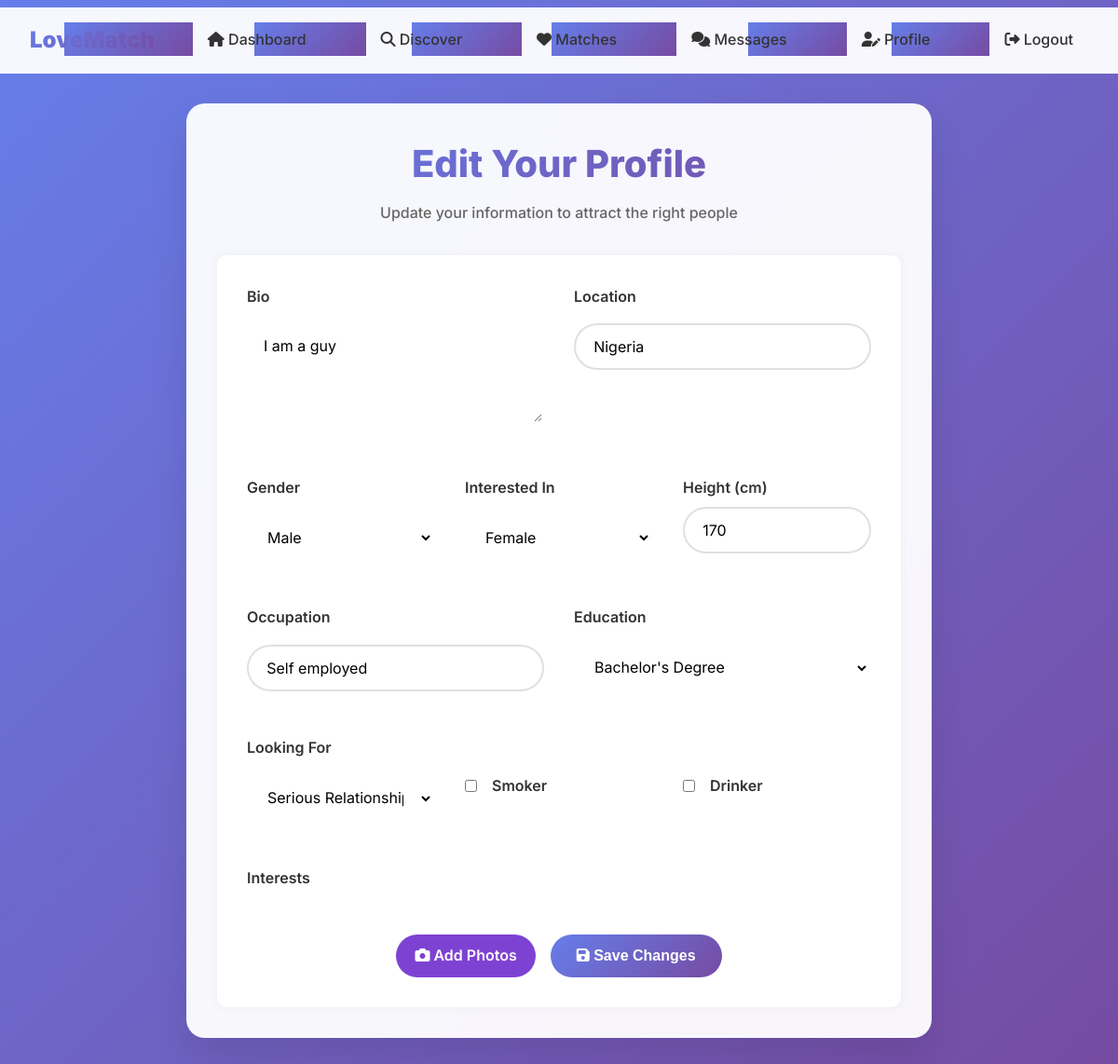
The page /profiles/edit/ (signed in) on the database its author committed.
### profiles/models.py (models this page shows, shortened)
class Profile(models.Model):
    GENDER_CHOICES = [
        ('M', 'Male'),
        ('F', 'Female'),
        ('O', 'Other'),
    ]
    RELATIONSHIP_CHOICES = [
        ('casual', 'Casual Dating'),
        ('serious', 'Serious Relationship'),
        ('marriage', 'Marriage'),
        ('friendship', 'Friendship'),
    ]
    EDUCATION_CHOICES = [
        ('high_school', 'High School'),
        ('bachelors', "Bachelor's Degree"),
        ('masters', "Master's Degree"),
        ('phd', 'PhD'),
        ('other', 'Other'),
    ]
    user = models.OneToOneField(User, on_delete=models.CASCADE)
    bio = models.TextField(max_length=500, blank=True)
    gender = models.CharField(max_length=1, choices=GENDER_CHOICES)
    interested_in = models.CharField(max_length=1, choices=GENDER_CHOICES)
    location = models.CharField(max_length=100, blank=True)
    latitude = models.FloatField(null=True, blank=True)
    longitude = models.FloatField(null=True, blank=True)
    height = models.IntegerField(
        null=True, blank=True, help_text="Height in cm",
        validators=[MinValueValidator(50), MaxValueValidator(250)]
    )
    occupation = models.CharField(max_length=100, blank=True)
    education = models.CharField(max_length=20, choices=EDUCATION_CHOICES, blank=True)
    looking_for = models.CharField(max_length=20, choices=RELATIONSHIP_CHOICES, blank=True)
    smoking = models.BooleanField(default=False)
    drinking = models.BooleanField(default=False)
    is_verified = models.BooleanField(default=False)
    is_active = models.BooleanField(default=True)
    created_at = models.DateTimeField(auto_now_add=True)
    updated_at = models.DateTimeField(auto_now=True)

### profiles/views.py (the view, shortened to what this page needs)
# urls.py: path('edit/', views.EditProfileView.as_view(), name='edit_profile'),
class EditProfileView(LoginRequiredMixin, UpdateView):
    model = Profile
    form_class = ProfileForm
    template_name = 'profiles/edit_profile.html'
    success_url = reverse_lazy('profiles:dashboard')
    def get_object(self):
        profile, created = Profile.objects.get_or_create(user=self.request.user)
        return profile

### profiles/forms.py (shortened to what this page needs)
class ProfileForm(forms.ModelForm):
    interests = forms.ModelMultipleChoiceField(
        queryset=Interest.objects.all(),
        widget=forms.CheckboxSelectMultiple,
        required=False
    )
    class Meta:
        model = Profile
        fields = [
            'bio', 'gender', 'interested_in', 'location', 'height',
            'occupation', 'education', 'looking_for', 'smoking', 'drinking'
        ]
        widgets = {
            'bio': forms.Textarea(attrs={'rows': 4, 'placeholder': 'Tell us about yourself...'}),
            'location': forms.TextInput(attrs={'placeholder': 'City, Country'}),
            'height': forms.NumberInput(attrs={'placeholder': 'Height in cm'}),
            'occupation': forms.TextInput(attrs={'placeholder': 'Your job title'}),
        }
    def __init__(self, *args, **kwargs):
        super().__init__(*args, **kwargs)
        if self.instance.pk:
            self.fields['interests'].initial = self.instance.interests.values_list('interest', flat=True)

### templates/profiles/edit_profile.html (shortened to what this page needs)
{% extends 'base.html' %}
{% block content %}
<div style="max-width: 800px; margin: 0 auto;">
    <div class="card">
        <div style="text-align: center; margin-bottom: 2rem;">
            <h1 style="font-size: 2.5rem; font-weight: 800; background: linear-gradient(135deg, #667eea, #764ba2); -webkit-background-clip: text; -webkit-text-fill-color: transparent; margin-bottom: 0.5rem;">Edit Your Profile</h1>
            <p style="color: #666; font-weight: 500;">Update your information to attract the right people</p>
        </div>
        <form method="post" enctype="multipart/form-data">
            <div style="display: grid; grid-template-columns: 1fr 1fr; gap: 2rem; margin-bottom: 2rem;">
                <div>
                    <label style="display: block; margin-bottom: 0.5rem; font-weight: 600; color: #333;">Bio</label>
                    {{ form.bio }}
                </div>
                <div>
                    <label style="display: block; margin-bottom: 0.5rem; font-weight: 600; color: #333;">Location</label>
                    {{ form.location }}
                </div>
            </div>
            <div style="display: grid; grid-template-columns: 1fr 1fr 1fr; gap: 2rem; margin-bottom: 2rem;">
                <div>
                    <label style="display: block; margin-bottom: 0.5rem; font-weight: 600; color: #333;">Gender</label>
                    {{ form.gender }}
                </div>
                <div>
                    <label style="display: block; margin-bottom: 0.5rem; font-weight: 600; color: #333;">Interested In</label>
                    {{ form.interested_in }}
                </div>
                <div>
                    <label style="display: block; margin-bottom: 0.5rem; font-weight: 600; color: #333;">Height (cm)</label>
                    {{ form.height }}
                </div>
            </div>
            <div style="display: grid; grid-template-columns: 1fr 1fr; gap: 2rem; margin-bottom: 2rem;">
                <div>
                    <label style="display: block; margin-bottom: 0.5rem; font-weight: 600; color: #333;">Occupation</label>
                    {{ form.occupation }}
                </div>
                <div>
                    <label style="display: block; margin-bottom: 0.5rem; font-weight: 600; color: #333;">Education</label>
                    {{ form.education }}
                </div>
            </div>
            <div style="display: grid; grid-template-columns: 1fr 1fr 1fr; gap: 2rem; margin-bottom: 2rem;">
                <div>
                    <label style="display: block; margin-bottom: 0.5rem; font-weight: 600; color: #333;">Looking For</label>
                    {{ form.looking_for }}
                </div>
                <div style="display: flex; align-items: center; gap: 1rem;">
                    <label style="display: flex; align-items: center; gap: 0.5rem; font-weight: 600; color: #333;">
                        {{ form.smoking }} Smoker
                    </label>
                </div>
                <div style="display: flex; align-items: center; gap: 1rem;">
                    <label style="display: flex; align-items: center; gap: 0.5rem; font-weight: 600; color: #333;">
                        {{ form.drinking }} Drinker
                    </label>
                </div>
            </div>
            <div style="margin-bottom: 2rem;">
                <label style="display: block; margin-bottom: 1rem; font-weight: 600; color: #333;">Interests</label>
            </div>
            <div style="display: flex; gap: 1rem; justify-content: center;">
                <a href="{% url 'profiles:photo_upload' %}" class="btn btn-secondary">
                    <i class="fas fa-camera"></i> Add Photos
                </a>
                <button type="submit" class="btn btn-primary" style="font-size: 16px; padding: 14px 28px;">
                    <i class="fas fa-save"></i> Save Changes
                </button>
            </div>
        </form>
    </div>
</div>
{% endblock %}

### static/css/style.css (style rules this page uses)
* { margin: 0; padding: 0; box-sizing: border-box; }
body { font-family: 'Segoe UI', Tahoma, Geneva, Verdana, sans-serif; background-color: #f9f7fc; color: #333; line-height: 1.6; }
button, .btn { padding: 0.6rem 1.2rem; border: none; background-color: #7e42d3; color: #fff; border-radius: 5px; cursor: pointer; text-decoration: none; display: inline-block; }
form { background: #fff; padding: 2rem; border-radius: 10px; margin-top: 1rem; box-shadow: 0 0 10px rgba(0,0,0,0.05); }
input[type="text"], input[type="email"], input[type="password"], textarea, select { width: 100%; padding: 0.75rem; margin: 0.5rem 0 1rem; border: 1px solid #ccc; border-radius: 5px; }
.card { background: #fff; padding: 1rem; margin: 1rem 0; border-radius: 10px; box-shadow: 0 0 15px rgba(0,0,0,0.05); }

### templates/base.html (style rules this page uses)
input[type="text"], input[type="email"], input[type="password"], input[type="number"], input[type="file"], select, textarea { background: #fff; border: 2px solid #e0e0e0; border-radius: 25px; padding: 0.8rem 1.2rem; font-size: 1rem; margin-bottom: 1rem; width: 100%; box-sizing: border-box; transition: border-color 0.2s; }
input[type="checkbox"], input[type="radio"] { width: auto; margin-right: 0.5rem; }
* { margin: 0; padding: 0; box-sizing: border-box; }
body { font-family: 'Inter', sans-serif; background: linear-gradient(135deg, #667eea 0%, #764ba2 100%); min-height: 100vh; color: #333; }
.card { background: rgba(255, 255, 255, 0.95); backdrop-filter: blur(20px); border-radius: 20px; padding: 2rem; box-shadow: 0 20px 40px rgba(0, 0, 0, 0.1); border: 1px solid rgba(255, 255, 255, 0.2); margin-bottom: 1rem; }
.btn { padding: 10px 20px; border: none; border-radius: 25px; font-weight: 600; text-decoration: none; cursor: pointer; }
.btn-primary { background: linear-gradient(135deg, #667eea, #764ba2); color: white; }

### templates/profiles/edit_profile.html (style rules this page uses)
input, textarea, select { width: 100%; padding: 12px 16px; border: 2px solid rgba(255, 255, 255, 0.3); border-radius: 12px; background: rgba(255, 255, 255, 0.8); font-size: 16px; transition: all 0.3s ease; font-family: 'Inter', sans-serif; }

### rows shown on the page
Profile: bio "I am a guy", location "Nigeria", gender "Male", interested_in "Female", height "170", occupation "Self employed", education "Bachelor's Degree", looking_for "Serious Relationship"
